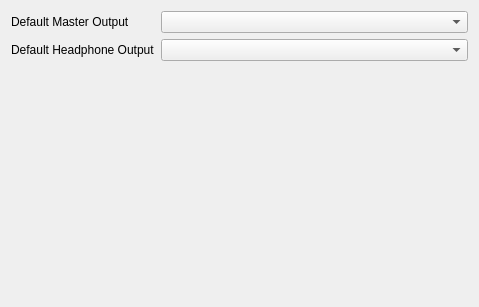
<?xml version="1.0" encoding="UTF-8"?>
<ui version="4.0">
 <class>Form</class>
 <widget class="QWidget" name="Form">
  <property name="geometry">
   <rect>
    <x>0</x>
    <y>0</y>
    <width>479</width>
    <height>307</height>
   </rect>
  </property>
  <property name="windowTitle">
   <string>Form</string>
  </property>
  <layout class="QVBoxLayout" name="verticalLayout">
   <item>
    <layout class="QFormLayout" name="formLayout_2">
     <item row="0" column="0">
      <widget class="QLabel" name="label">
       <property name="text">
        <string>Default Master Output</string>
       </property>
      </widget>
     </item>
     <item row="0" column="1">
      <widget class="QComboBox" name="default_master_output_combo_box"/>
     </item>
     <item row="1" column="0">
      <widget class="QLabel" name="label_2">
       <property name="text">
        <string>Default Headphone Output</string>
       </property>
      </widget>
     </item>
     <item row="1" column="1">
      <widget class="QComboBox" name="default_headphone_output_combo_box"/>
     </item>
    </layout>
   </item>
  </layout>
 </widget>
 <resources/>
 <connections/>
</ui>
